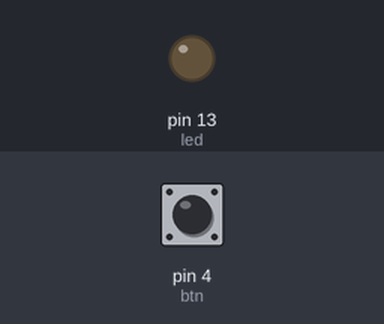
Bench run of a sketch on a simulated Arduino Uno, built with avr-gcc and run on an emulated ATmega328P. Shown: output pins drawn as LEDs (lit = HIGH). The inputs (shaded band) are chosen by the test bench; at power-on: pin 4 (btn) HIGH.

Above: at 1.2 s.
1.3 s: pin 4 (btn) pulled LOW for 0.15 s
At 1.8 s:
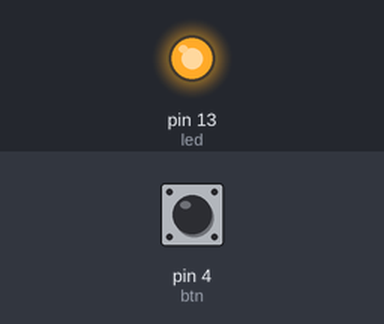
Timing chart, 0 to 4.3 s (numbered marks = the images above; inputs shaded):
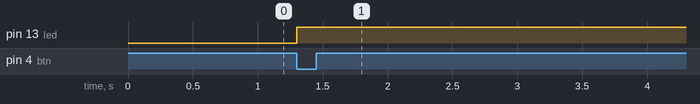

The sketch:

Codigo_6.ino
```cpp
#define led 13
#define btn 4
void setup() {
    pinMode(led,OUTPUT);
    pinMode(btn,INPUT);
    digitalWrite(led,LOW);
}
void loop() {
    if(digitalRead(btn)==0)
    {
        digitalWrite(led,HIGH);
    }
}
```

Measured:
- after the input at 1.3 s, pin 13 (led): LOW → HIGH at once
